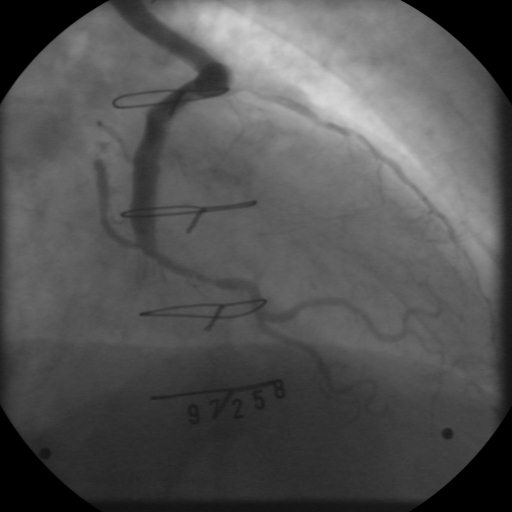
#> input picture Image/0012.png, 512 x 512 px, found by its file name
$ python xor_img.py
#> lines starting #> are read from the running program, lines starting #| are printed output that depends on the picture
import pandas as pd
import cv2
def xor_img(img1, img2, filename):
    A1 = cv2.imread(img1, 0)
#> A1 is the input picture: shape (512, 512); min 0, max 214, mean 83.3
    B1 = cv2.imread(img2, 0)
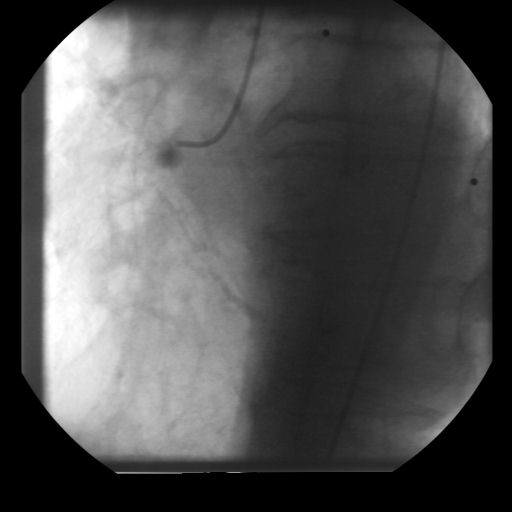
#> input picture Image/0002.png, 512 x 512 px, found by its file name
#> B1 is the input picture: shape (512, 512); min 0, max 255, mean 81.5
    C = A1.copy()
    # print(B1)
    # print("A1", A1[0][0])

    for i in range(512):
        for j in range(512):
            C[i][j] = A1[i][j]^B1[i][j]
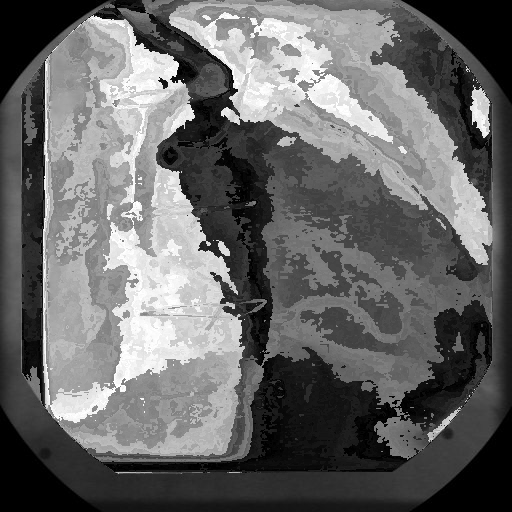
#> C: shape (512, 512); min 0, max 255, mean 103.5
    cv2.imwrite(filename, C)


if __name__ == '__main__':
    img1 = "/home/phong/LTMM/XOR-AES/XOR-AES/Image/0002.png"
    img2 = "/home/phong/LTMM/XOR-AES/XOR-AES/Image/0012.png"
    filename = "/home/phong/LTMM/XOR-AES/XOR-AES/Image_cipher/0012.png"
    xor_img(img2, img1, filename)
